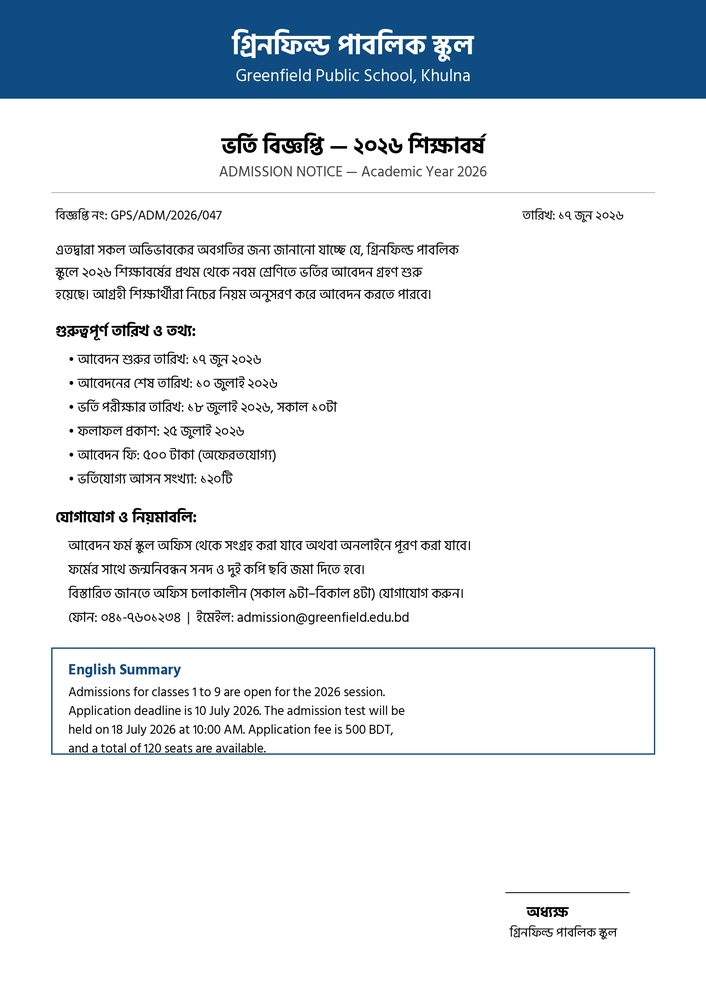
#> input picture sample_data/sample_bangla_notice.png, 706 x 999 px, shrunk from 1654 x 2339 before the run
$ python -i tesseract_engine.py   (imports and definitions only)
#> lines starting #> are read from the running program, lines starting #| are printed output that depends on the picture; after the words box and inside, x2 and y2 are one past the last pixel; in counts of white or black regions, pixels touching at a corner belong together

from __future__ import annotations

import cv2
import numpy as np
import pytesseract
from PIL import Image

from .base import OCREngine, PageText


def _preprocess(image_path: str) -> Image.Image:
    img = cv2.imread(image_path, cv2.IMREAD_COLOR)
#> img is the input picture: shape (999, 706, 3); mean B, G, R 234.9, 229.7, 223.8
    if img is None:
        # Fall back to PIL if cv2 can't read (e.g. odd formats)
        return Image.open(image_path).convert("L")
    gray = cv2.cvtColor(img, cv2.COLOR_BGR2GRAY)
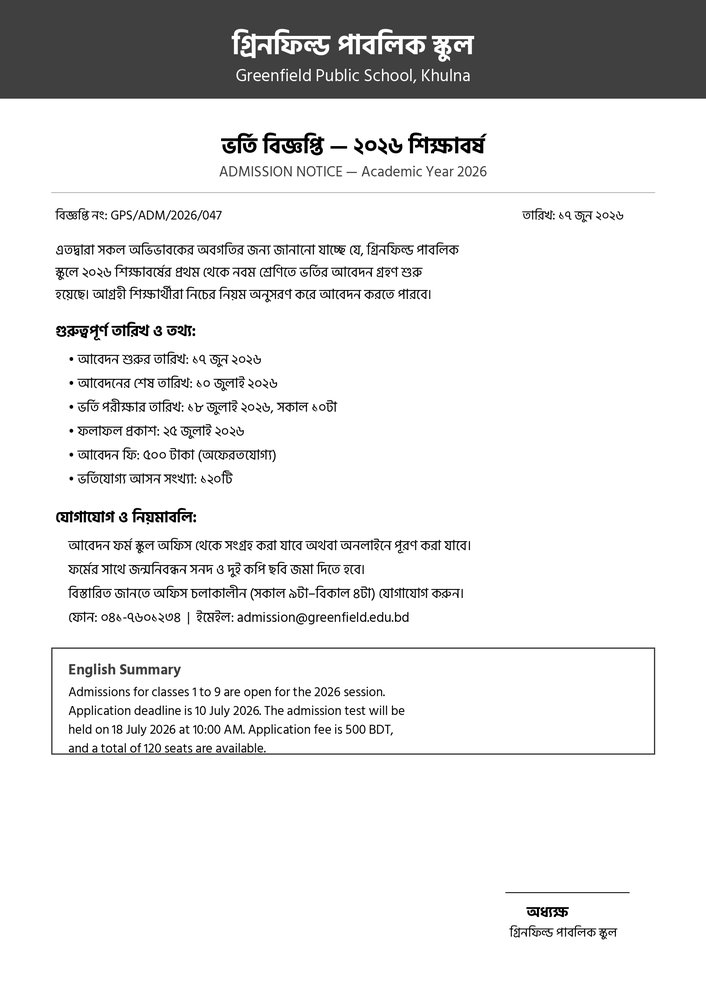
#> gray: shape (999, 706); min 0, max 255, mean 228.5
    # Denoise gently — aggressive denoise eats Bangla matra strokes.
    gray = cv2.fastNlMeansDenoising(gray, h=10)
    # Otsu binarisation handles uneven scan lighting well.
    _, binar = cv2.threshold(gray, 0, 255, cv2.THRESH_BINARY + cv2.THRESH_OTSU)
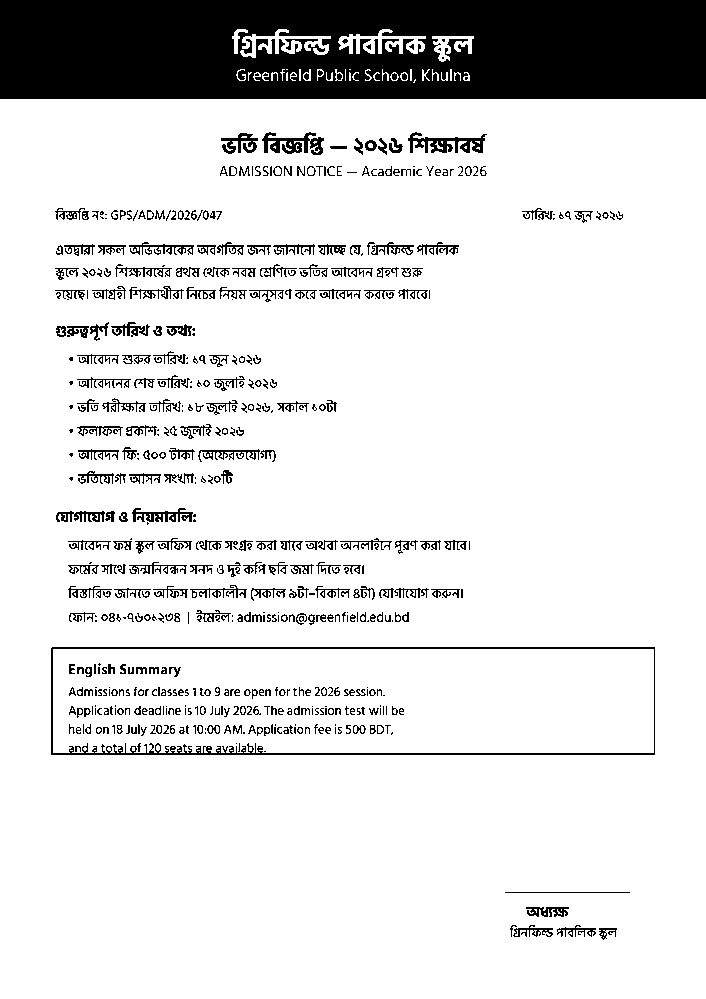
#> binar: shape (999, 706); 86.5% white; 546 black regions (209 under 20 px), largest, box (x1, y1, x2, y2) and area: (0, 0, 706, 99) 66172, (51, 647, 655, 755) 3291, (408, 132, 487, 153) 782
    return Image.fromarray(binar)


class TesseractEngine(OCREngine):
    name = "tesseract"

    def __init__(self, languages: str = "ben+eng"):
        self.languages = languages
        # psm 3 = fully automatic page segmentation (good default for docs)
        self.config = "--oem 1 --psm 3"

    def image_to_text(self, image_path: str, page: int = 1) -> PageText:
        pil_img = _preprocess(image_path)
        text = pytesseract.image_to_string(
            pil_img, lang=self.languages, config=self.config
        )
        # Confidence proxy
        data = pytesseract.image_to_data(
            pil_img, lang=self.languages, config=self.config,
            output_type=pytesseract.Output.DICT,
        )
        confs = [int(c) for c in data.get("conf", []) if str(c).lstrip("-").isdigit() and int(c) >= 0]
        mean_conf = float(np.mean(confs)) if confs else -1.0
        return PageText(page=page, text=text.strip(), mean_confidence=mean_conf)

>>> result = _preprocess('../../sample_data/sample_bangla_notice.png')

$ run again, on sample_data/sample_invoice_en (1).png
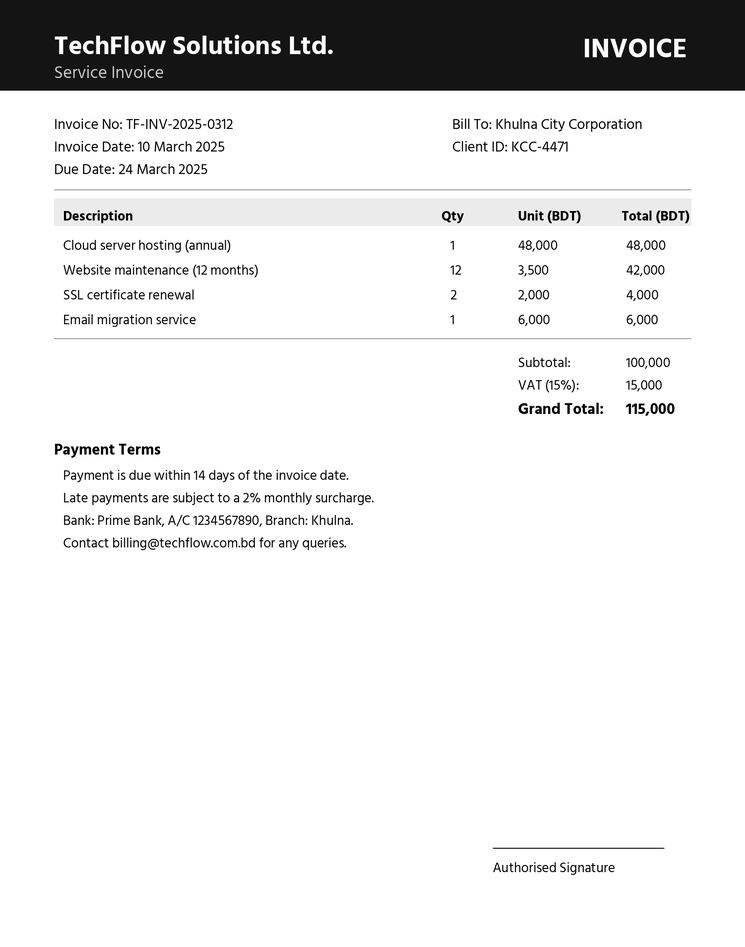
#> input picture sample_data/sample_invoice_en (1).png, 745 x 947 px, shrunk from 1654 x 2100 before the run
#> in _preprocess, img is the input picture: shape (947, 745, 3); min 0, max 255, mean 228.8
#> in _preprocess, `_, binar = cv2.threshold(gray, 0, 255, cv2.THRESH_BINARY + cv2.THRESH_..`:
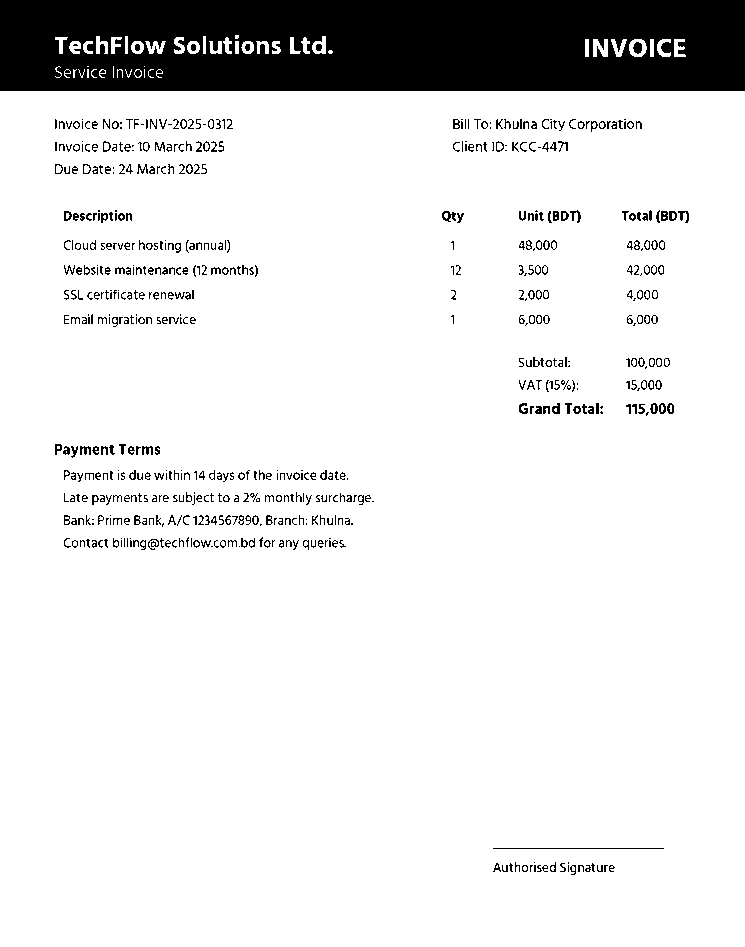
#> binar: shape (947, 745); 89.1% white; 587 black regions (233 under 20 px), largest, box (x1, y1, x2, y2) and area: (0, 0, 745, 91) 64352, (493, 848, 664, 849) 171, (442, 211, 456, 222) 84
